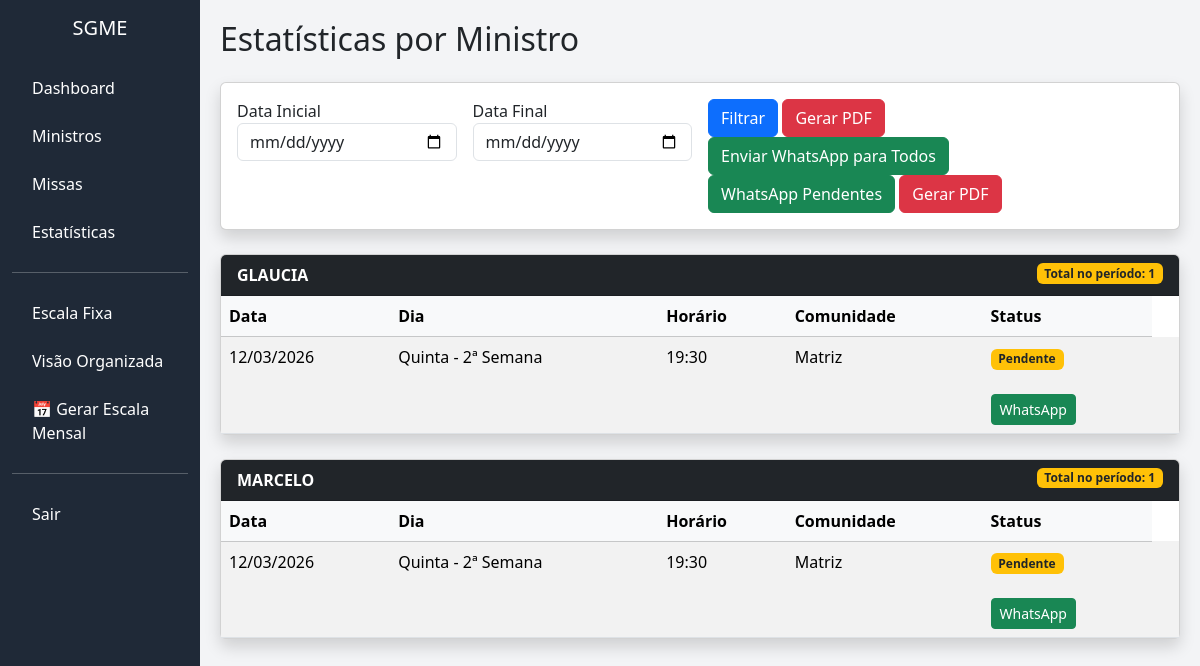
Page /estatisticas (signed in) on the earlier database version.
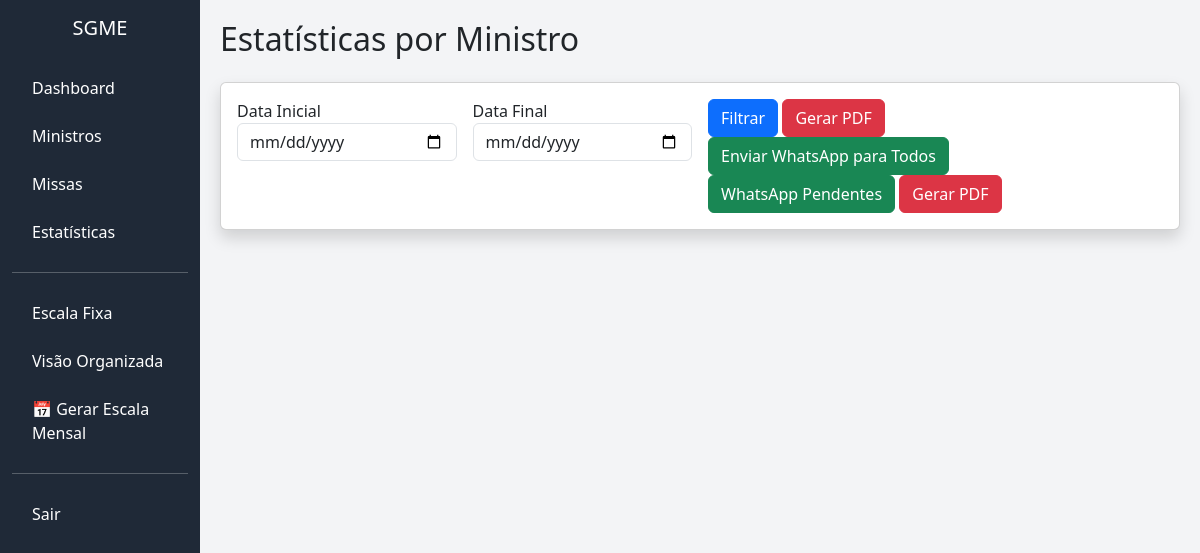
Same page on the later database version.
### models.py (models this page shows, shortened)
class Ministro(db.Model):
    id = db.Column(db.Integer, primary_key=True)
    nome = db.Column(db.String(120))
    telefone = db.Column(db.String(20))
    email = db.Column(db.String(120))
    data_nascimento = db.Column(db.Date)
    tempo_ministerio = db.Column(db.Integer)
    data_cadastro = db.Column(db.Date, default=date.today)
    id_paroquia = db.Column(db.Integer, db.ForeignKey('paroquia.id'))
    token_publico = db.Column(db.String(120), unique=True,default=lambda: str(uuid.uuid4()))
    __table_args__ = (
        db.UniqueConstraint('nome', 'id_paroquia', name='unique_ministro_paroquia'),
    )

class Escala(db.Model):
    id = db.Column(db.Integer, primary_key=True)
    id_missa = db.Column(db.Integer, db.ForeignKey('missa.id'))
    id_ministro = db.Column(db.Integer, db.ForeignKey('ministro.id'))
    confirmado = db.Column(db.Boolean, default=False)
    presente = db.Column(db.Boolean, default=False)
    id_paroquia = db.Column(db.Integer, db.ForeignKey('paroquia.id'))
    missa = db.relationship("Missa")
    ministro = db.relationship("Ministro")
    token = db.Column(db.String(100), unique=True, nullable=True)

class Missa(db.Model):
    id = db.Column(db.Integer, primary_key=True)
    data = db.Column(db.Date, nullable=False)
    horario = db.Column(db.String(10))
    comunidade = db.Column(db.String(100))
    qtd_ministros = db.Column(db.Integer)
    id_paroquia = db.Column(db.Integer, db.ForeignKey('paroquia.id'))

### app.py (the view, shortened to what this page needs)
@app.route("/estatisticas", methods=["GET", "POST"])
@login_required
def estatisticas():
    data_inicio = ""
    data_fim = ""
    query = Escala.query.join(Missa).join(Ministro).filter(
        Escala.id_paroquia == current_user.id_paroquia
    )
    escalas = query.order_by(Ministro.nome, Missa.data).all()
    dados = {}
    for e in escalas:
        nome = e.ministro.nome
        if nome not in dados:
            dados[nome] = {
                "total": 0,
                "missas": []
            }
        dados[nome]["total"] += 1
        dados[nome]["missas"].append(e)
    return render_template(
        "estatisticas.html",
        dados=dados,
        data_inicio=data_inicio,
        data_fim=data_fim
    )

### app.py (called while the page is built)
@login_manager.user_loader
def load_user(user_id):
    return Usuario.query.get(int(user_id))

### templates/estatisticas.html
{% extends "base.html" %}
{% block content %}
<h2 class="mb-4">Estatísticas por Ministro</h2>
<div class="card shadow p-3 mb-4">
    <form method="POST" class="row g-3">
        <div class="col-md-3">
            <label>Data Inicial</label>
            <input type="date" name="data_inicio"
                   value="{{ data_inicio }}"
                   class="form-control">
        </div>
        <div class="col-md-3">
            <label>Data Final</label>
            <input type="date" name="data_fim"
                   value="{{ data_fim }}"
                   class="form-control">
        </div>
        <div class="col-md-4 align-self-end">
            <button class="btn btn-primary">
                Filtrar
            </button>
            <button formaction="{{ url_for('estatisticas_pdf') }}"
               class="btn btn-danger">
               Gerar PDF
             </button>
             <button formaction="{{ url_for('whatsapp_periodo') }}"
               class="btn btn-success">
               Enviar WhatsApp para Todos
             </button>
             <button formaction="{{ url_for('whatsapp_periodo') }}"
               class="btn btn-success">
               WhatsApp Pendentes
             </button>
             <button formaction="{{ url_for('estatisticas_pdf') }}"
               class="btn btn-danger">
               Gerar PDF
             </button>
        </div>
    </form>
</div>
{% for nome, info in dados.items() %}
<div class="card shadow mb-4">
    <div class="card-header bg-dark text-white">
        <strong>{{ nome }}</strong>
        <span class="badge bg-warning text-dark float-end">
            Total no período: {{ info.total }}
        </span>
    </div>
    <div class="card-body p-0">
        <table class="table table-striped mb-0">
            <thead class="table-light">
                <tr>
                    <th>Data</th>
                    <th>Dia</th>
                    <th>Horário</th>
                    <th>Comunidade</th>
                    <th>Status</th>
                </tr>
            </thead>
            <tbody>
            {% for e in info.missas %}
                <tr>
                    <td>{{ e.missa.data.strftime('%d/%m/%Y') }}</td>
                    <td>
                        {{ ["Segunda","Terça","Quarta","Quinta","Sexta","Sábado","Domingo"][e.missa.data.weekday()] }}
                        -
                        {{ ((e.missa.data.day - 1) // 7) + 1 }}ª Semana
                    </td>
                    <td>{{ e.missa.horario }}</td>
                    <td>{{ e.missa.comunidade }}</td>
                    <td>
                        {% if e.confirmado %}
                            <span class="badge bg-success">Confirmado</span>
                        {% else %}
                            <span class="badge bg-warning text-dark">Pendente</span>
                        {% endif %}
                            <br><br>
                        <a target="_blank"
                            href="https://wa.me/55{{ e.ministro.telefone }}?text=Olá {{ e.ministro.nome }}, você está escalado dia {{ e.missa.data.strftime('%d/%m/%Y') }} às {{ e.missa.horario }} na {{ e.missa.comunidade }}."
                            class="btn btn-success btn-sm">
                            WhatsApp
                        </a>
                    </td>
                    <td>
               </tr>
            {% endfor %}
            </tbody>
        </table>
    </div>
</div>
{% endfor %}
{% endblock %}

Differences in the rows shown:
no longer on this page (row unchanged): Ministro: nome "GLAUCIA", total "1"
removed Escala: missa.data "12/03/2026", missa.horario "19:30", missa.comunidade "Matriz", confirmado "Pendente", shown under "GLAUCIA"
removed Missa: data "Quinta", ((e.missa.data.day-1)//7)+1 "2"
no longer on this page (row unchanged): Ministro: nome "MARCELO", total "1"
removed Escala: missa.data "12/03/2026", missa.horario "19:30", missa.comunidade "Matriz", confirmado "Pendente", shown under "MARCELO"
